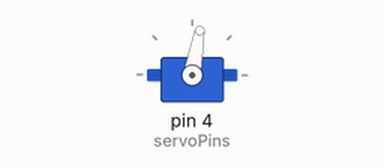
Recording of a sketch running on a simulated Arduino Uno, built with avr-gcc and run on an emulated ATmega328P. Shown: servo. What the sketch prints to the serial monitor is not drawn.

Above: at 0.3 s.
Timing chart, 0 to 1.8 s (numbered marks = the images above):
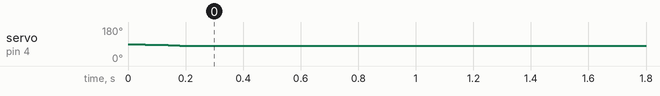

Measured:
- by itself, servo on pin 4 (servoPins): 89° → 80° at 0.04 s

The sketch:

CamGimbal.ino
```cpp
// Tutorial - Build a DIY security camera with neural compute stick :
// https://www.dlology.com/blog/build-a-diy-security-camera-with-neural-compute-stick-part-2/
// Note that you can change MIN_PULSE_WIDTH and MAX_PULSE_WIDTH definition in Servo.h to meet the your Servo
// so 0-180 Degree is the max and min angle it can turn.
// Connect to 9600 baudrate serial port, send HEX (0xB4 0xFE) i.e. (180, 254) in decimal will turn servo to 180 degree.
// Send HEX (0xB9 0xFF) i.e. (180+5, 255) in decimal will turn servo 5 degrees relative to current servo angle.
#include <Servo.h>
// Serialport baudrate.
#define BAUD 9600
// The number of servos to use.
// In our case we only have X axis servo.
#define SERVO_COUNT 1
// X axis servo pin.
#define servo_x 4
// Servo can move in either to a absolute angle or a relative angle + or - in degree.
#define CMD_ABSOLUTE 0XFE
#define CMD_DELTA 0XFF
// Servo objects.
Servo servos[SERVO_COUNT];
// Serial received buffer.
unsigned char buf[SERVO_COUNT + 1];
// The target angle for each servo in degree.
unsigned char servoAngleTarget[SERVO_COUNT];
// The actual tuning angle of each servo in degree.
float servoAngleNow[SERVO_COUNT];
// The Arduino Pin of each servo.
uint8_t servoPins[SERVO_COUNT] = { servo_x };

// Number of servos attached.
uint8_t servoAttached = 0;
// The max tuning speed in degree per interval.
unsigned char moveSpeed = 1;
// The servo tunning interval.
const unsigned long interval = 20; //ms
// Last timestamp server angle changed.
unsigned long last_sent;
void setup()
{
	Serial.begin(BAUD);
	// Initialize serial receive buffer and variables.
	initVars();
}

void loop()
{
	int j = 0;
	if (Serial.available() > 0) {
		// get incoming byte:
		int inByte = Serial.read();
		parseSerial(inByte);
	}
	//Update servo angle every 20ms(50hz).
	unsigned long now = millis();
	if (now - last_sent >= interval)
	{
		last_sent = now;
		{
			for (j = 0; j < SERVO_COUNT; j++) {
				if (servoAngleTarget[j] != servoAngleNow[j]) {
					if (servoAttached == 0 && !servos[j].attached()) {
						servos[j].attach(servoPins[j]);
						servoAttached++;
					}
				}
				else {
					if (servos[j].attached()) {
						servos[j].detach();
						printAngleNow(j);
						if (servoAttached > 0) {
							servoAttached--;
						}
					}
				}
				if (servos[j].attached()) {
					servoAngleNow[j] = getToAngle(servoAngleNow[j], servoAngleTarget[j]);
					servos[j].write(servoAngleNow[j]);
				}
			}
		}
	}
}

// Parses the serial received data.
// args :
// b : The byte received.
void parseSerial(int b)
{
	static unsigned char bufindex = 0;
	char x;
	if (bufindex > SERVO_COUNT) { // Buffer overflow, reset the buffer index.
		bufindex = 0;
	}
	buf[bufindex] = b;
	if ((buf[bufindex] == CMD_ABSOLUTE) && (bufindex >= SERVO_COUNT))//End of command to absolute angle in degree.
	{
		for (x = 0; x < SERVO_COUNT; x++)
		{
			servoAngleTarget[SERVO_COUNT - 1 - x] = buf[bufindex - x - 1];
			printAngleNow(SERVO_COUNT - 1 - x);
		}
		bufindex = 0;
	}
	else if ((buf[bufindex] == CMD_DELTA) && (bufindex >= SERVO_COUNT))//End of command to relative angle in degree(delta).
	{
		for (x = 0; x < SERVO_COUNT; x++)
		{
			servoAngleTarget[SERVO_COUNT - 1 - x] = clampAngle(servoAngleNow[SERVO_COUNT - 1 - x] + buf[bufindex - x - 1] - 90);
			printAngleNow(SERVO_COUNT - 1 - x);
		}
		bufindex = 0;
	}
	else {
		bufindex++;
	}
}
// Send the current servo angle through serialport given servo index, starting from 0.
void printAngleNow(int servoIndex) {
	Serial.print(servoIndex);
	Serial.print('-');
	Serial.println(int(servoAngleNow[servoIndex]));
}
// Helper function to clamp angle between 0~180 degree.
unsigned char clampAngle(int angle) {
	if (angle < 0) {
		angle = 0;
	}
	else if (angle > 180) {
		angle = 180;
	}
	return (unsigned char)angle;
}
// Initialize serial receiver buffer and variables.
void initVars()
{
	int i = 0;
	for (i = 0; i < SERVO_COUNT + 1; i++)
	{
		buf[i] = 90;
	}
	for (i = 0; i < SERVO_COUNT; i++)
	{
		servoAngleTarget[i] = 90;
		servoAngleNow[i] = 90;
	}
	for (i = 0; i < SERVO_COUNT; i++) {
		servoAngleNow[i] = 90;
	}
	servoAngleTarget[0] = 80;
}
// Lerp servo from current(now) angle to target angle with speed.
// Returns the next lerp angle in degree.
float getToAngle(float now, int target) {
	if (abs(target - now) <= moveSpeed) {
		return target;
	}
	return now + moveSpeed*(target - now) / abs(target - now);
}
```
